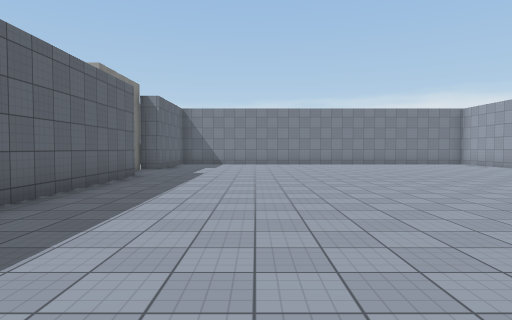
view 1 (above)

22 first-person views from a walk through a Unity game level. The camera is 1.5 m above the floor, tilts 2° down and sees 75° across. The floor is counted in squares, 2 m on a side. Each view is taken from the middle of a square. On the plan, view 1 faces up. The plan holds only what a view shows up to about 11 squares ahead; the rest is blank. The place goes on beyond the plan. The player character is not drawn. Surface patterns are stand-ins for the level's own textures.

view 2
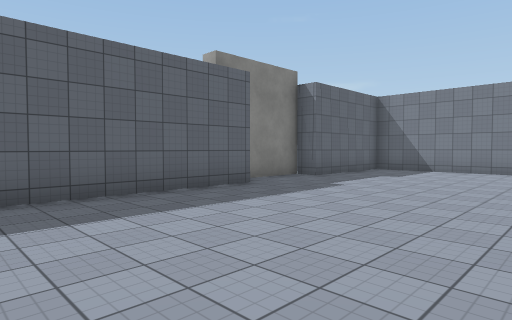

view 3
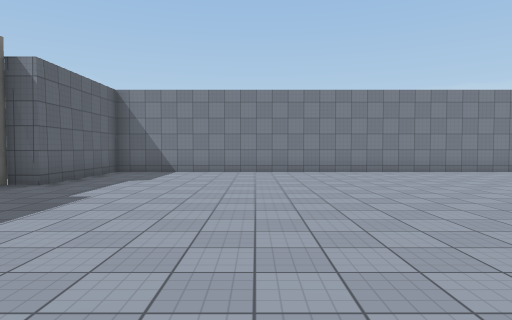

view 4
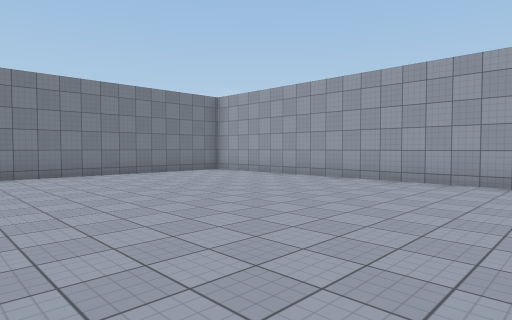

view 5
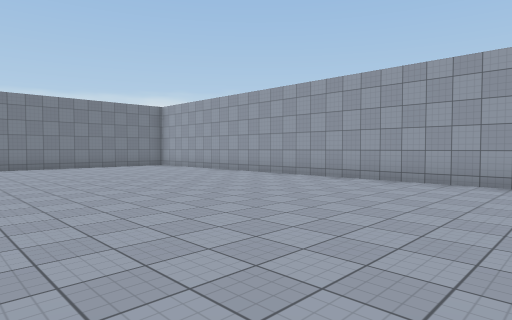

view 6
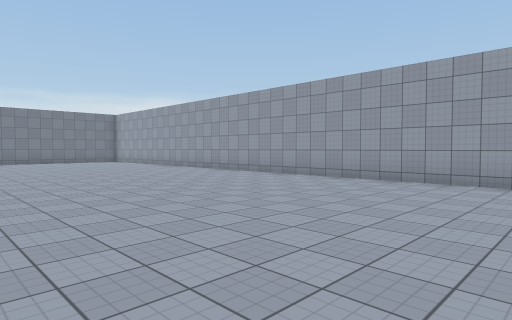

view 7
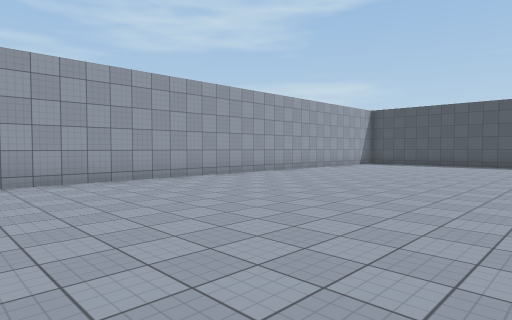

view 8
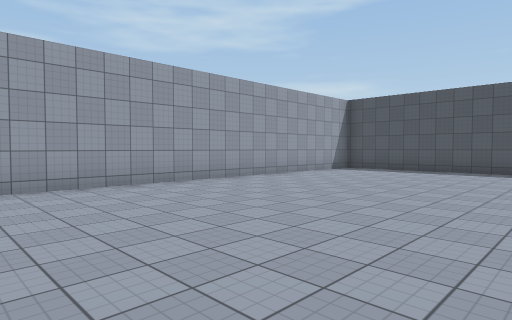

view 9
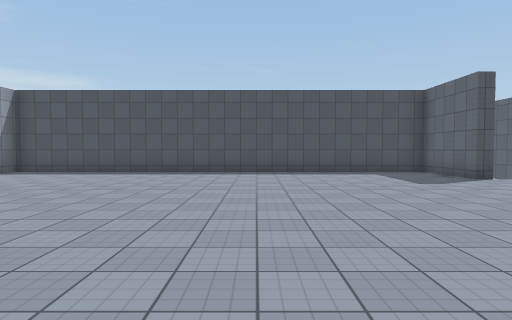

view 10
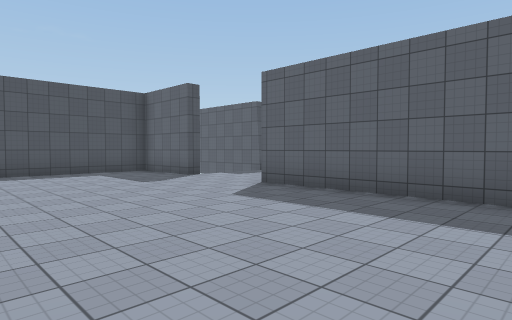

view 11
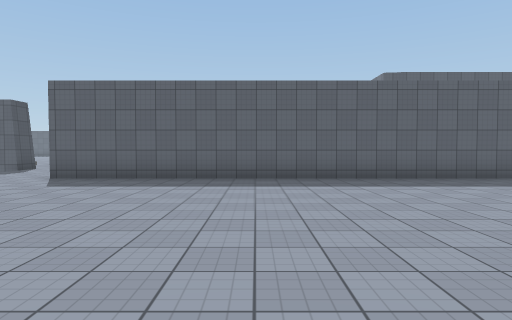

view 12
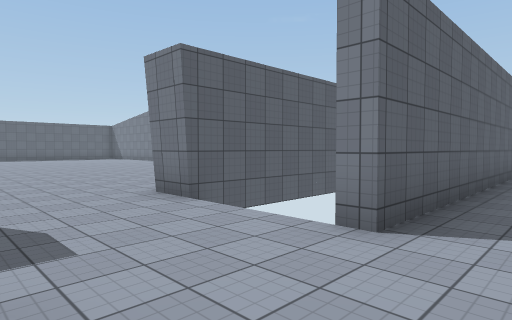

view 13
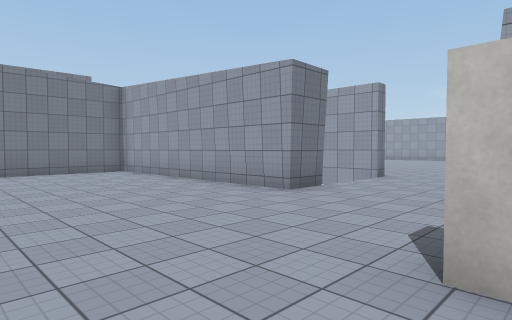

view 14
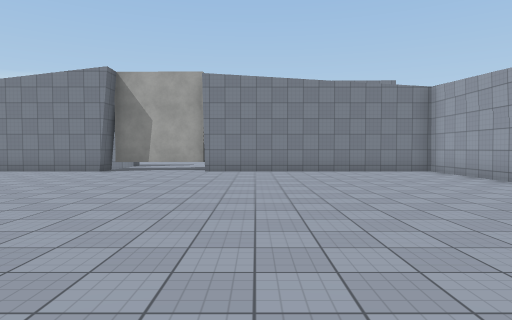

view 15
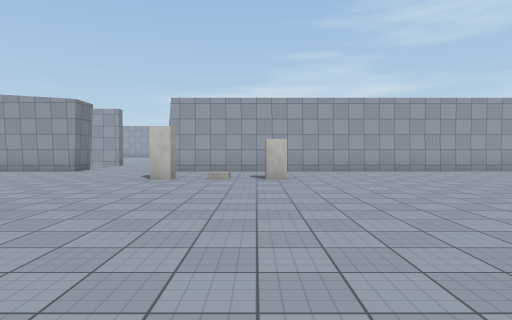

view 16
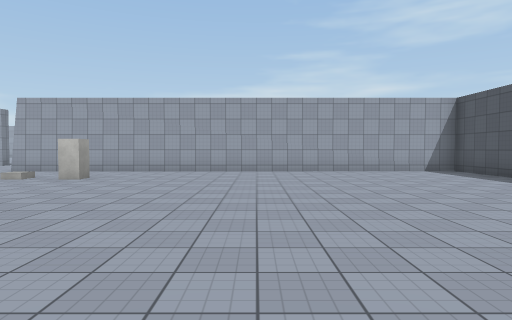

view 17
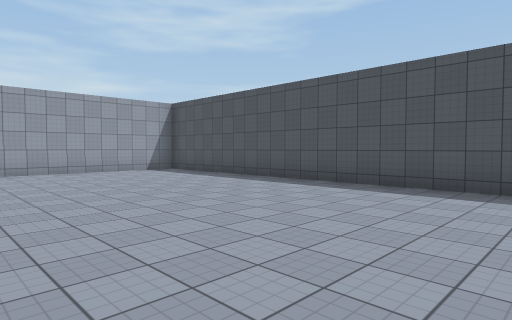

view 18
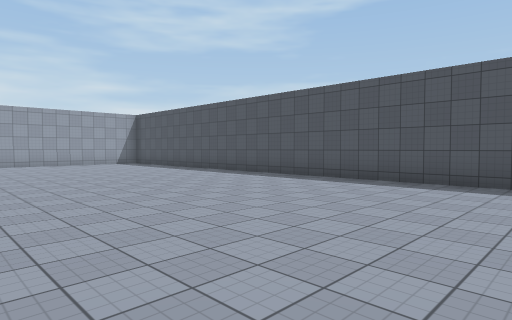

view 19
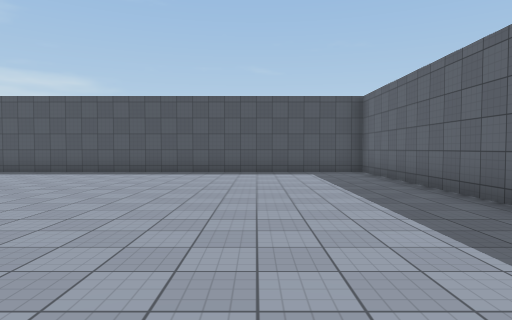

view 20
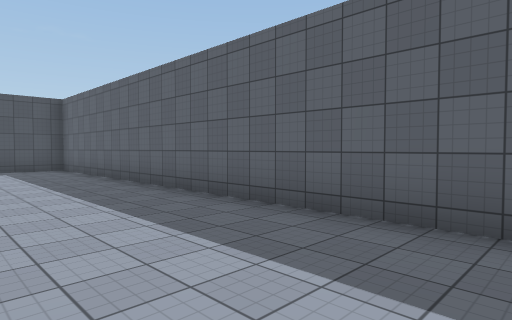

view 21
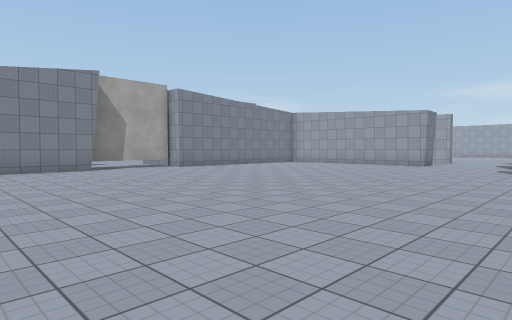

view 22
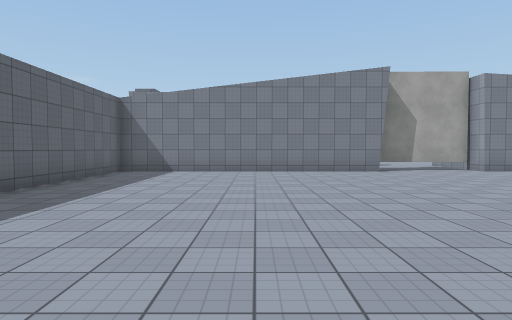

### Floor plan
Points are (right, up) in squares from view 1. A wall is a line through its corners. A room is listed if a view was taken in it or the views show most of it. See-through windows are left out.
Room 1 (views 1, 2, 3, 4, 5, 6, 7, 8, 9, 10, 11, 12)
walls: (-3.3, 2.5) (-3.3, -9.2) (-3.7, -9.2); (-3.3, 9.1) (-3.3, 4.2); (-6.3, -9.2) (-7.2, -9.2); (9.6, -12) (9.6, 14); (-3.9, -12.1) (-3.3, -12.1) (-3.3, -14.6) (9.6, -14.6) (9.6, -13.9); (9.1, 15.6) (-3.3, 15.6) (-3.3, 11.7) (-4.1, 11.8) (-4.1, 9.9)
ways out: opening at (-7, -10.5) to room 2
Room 2 (views 13, 14, 15, 16, 17, 18, 19, 20, 21, 22)
walls: (-9.5, -13) (-10, -13) (-10, -12.4); (-26.4, -14.4) (-26.4, -26.5) (-7.1, -26.5) (-7.2, -12.1); (-7.2, -9.2) (-7.3, -2.3) (-14.7, -2.3); (-17.9, -2.3) (-26.4, -2.3) (-26.4, -7.4)
ways out: opening at (-7, -10.5) to room 1
objects: block (-10, -16) to (-10, -15); other object (-10, -14)

Where each view was taken, in squares from view 1:
view 1: 0 up, 0 right, facing up
view 2: 4 up, 2 right, facing up-left
view 3: 5 up, 1 right, facing up
view 4: 6 up, 2 right, facing up-right
view 5: 2 up, 2 right, facing up-right
view 6: 3 down, 2 right, facing up-right
view 7: 1 up, 2 right, facing down-right
view 8: 3 down, 3 right, facing down-right
view 9: 4 down, 2 right, facing down
view 10: 4 down, 2 right, facing down-left
view 11: 4 down, 5 right, facing left
view 12: 12 down, 2 left, facing up-left
view 13: 13 down, 12 left, facing up-right
view 14: 13 down, 13 left, facing up
view 15: 15 down, 18 left, facing right
view 16: 20 down, 18 left, facing right
view 17: 20 down, 18 left, facing down-right
view 18: 19 down, 23 left, facing down-right
view 19: 16 down, 23 left, facing down
view 20: 14 down, 23 left, facing down-left
view 21: 14 down, 22 left, facing up-right
view 22: 13 down, 22 left, facing up
